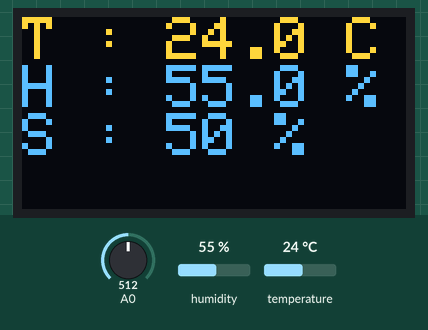
This sketch was run on a simulated ESP8266 (NodeMCU). On the bench: 128×64 one-colour display. Inputs (shaded band) come from the test bench; at power-on: humidity 55 %, A0 = 512, temperature 24 °C. The OLED is the two-colour kind (top 16 rows yellow); WiFi joins after 1.5 s; servers stay silent unless stated; uploads are accepted with an empty reply; what the sketch prints to the serial monitor is not drawn.

Above: at 5.6 s.
5.7 s: humidity set to 22 %
At 11.1 s:
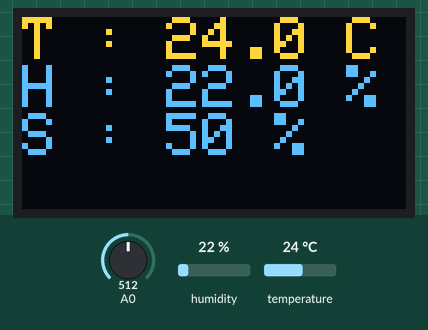
11.5 s: A0 set to 716
At 16.1 s:
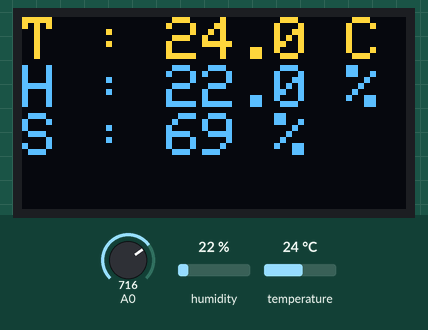
16.5 s: temperature set to 12 °C
At 21.1 s:
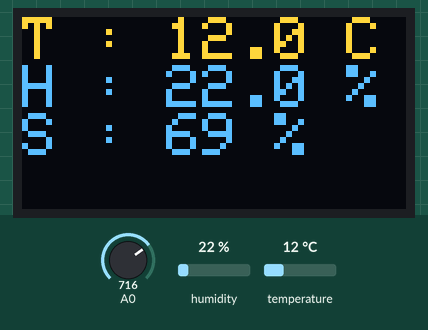
21.5 s: A0 set to 900
At 26.1 s:
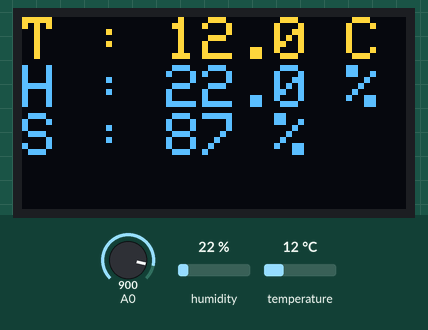
26.5 s: humidity set to 40 %
At 31.1 s:
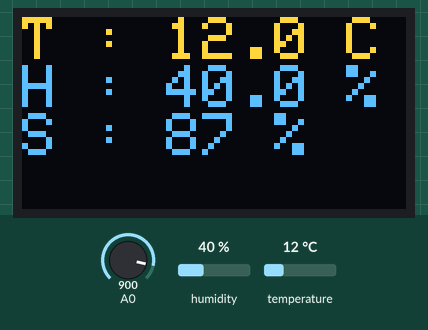
31.5 s: A0 set to 1023
At 36.1 s:
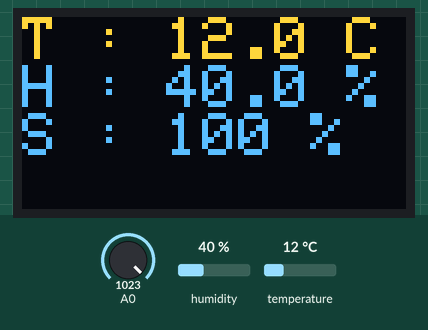
Timing chart, 0 to 37.5 s (numbered marks = the images above; inputs shaded):
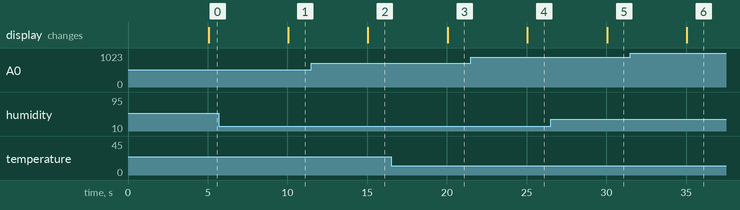

The sketch:

DHT.ino
```cpp
/*
 REQUIRES the following Arduino libraries:
 - DHT Sensor Library ติดตึั้งจาก library manager
 - Adafruit Unified Sensor Lib ติดตึั้งจาก library manager
 - Adafruit_SSD1306 ติดตึั้งจาก library manager
 - Blynk  ติดตึั้งจาก library manager


Blynk virtual pin
V0 - temp
V1 - humid
V2 - smoke

การต่อวงจร
DHT22 -> ESP8266
  +  ->  3v
  -  ->  gnd
data ->  D7

oled -> ESP8266
SCK ->  D1
SCL ->  D2
VCC ->  3V
GND ->  GND

mq2 ->  ESP8266
A0  ->  A0
VCC ->  3v
GND ->  GND

*/
#define BLYNK_PRINT Serial

/* Fill in information from Blynk Device Info here */
#define BLYNK_TEMPLATE_ID "TMPL6PgBGBfDj"
#define BLYNK_TEMPLATE_NAME "DHT"
#define BLYNK_AUTH_TOKEN "Ri68VcXPAOPX-EGSj42IszrWZQPBOgxd"

#include <ESP8266WiFi.h>
#include <BlynkSimpleEsp8266.h>
#include "DHT.h"
#include <Wire.h>
#include <Adafruit_GFX.h>
#include <Adafruit_SSD1306.h>
#include <TridentTD_LineNotify.h>
#include <ESP8266HTTPClient.h>
#include <WiFiClientSecureBearSSL.h>

// ตั้งค่า
char ssid[] = "G6PD_2.4G";
char pass[] = "570610193";
#define LINE_TOKEN "7m68381D2LS8ByeflY4rVEf9pPEXMXllsuFRNGBTFfG"
String GSHEET_API = "https://script.google.com/macros/s/AKfycbwnw55UmfUBB3M9ZTPWwmPjoZ1dQ_glG11TgRI94RA980hmTni7dAbR6R782pO46AxS/exec";

// ตั้งค่าแจ้งเตือนเมื่อมีค่ามากกว่า
#define TEMP_H 35
#define HUMID_H 80
#define SMOKE_H 50

#define SCREEN_WIDTH 128  // OLED display width, in pixels
#define SCREEN_HEIGHT 64  // OLED display height, in pixels

#define OLED_RESET -1  // Reset pin # (or -1 if sharing Arduino reset pin)
#define SCREEN_ADDRESS 0x3C
Adafruit_SSD1306 display(SCREEN_WIDTH, SCREEN_HEIGHT, &Wire, OLED_RESET);

#define DHTPIN D7

#define DHTTYPE DHT11  // DHT 11
// #define DHTTYPE DHT22   // DHT 22  (AM2302), AM2321

DHT dht(DHTPIN, DHTTYPE);

unsigned long previousMillis = 0;
bool tempNotiState, humidNotiState, smokeNotiState;

void setup() {

  Serial.begin(115200);

  display.begin(SSD1306_SWITCHCAPVCC, SCREEN_ADDRESS);
  display.clearDisplay();
  display.setTextSize(2);               // Normal 1:1 pixel scale
  display.setTextColor(SSD1306_WHITE);  // Draw white text
  display.setCursor(0, 0);              // Start at top-left corner
  display.println(F("DHT sensor"));
  display.display();

  dht.begin();

  Blynk.begin(BLYNK_AUTH_TOKEN, ssid, pass);

  // กำหนด Line Token
  LINE.setToken(LINE_TOKEN);
}

void loop() {
  Blynk.run();

  unsigned long currentMillis = millis();
  if (currentMillis - previousMillis >= 5000) {
    previousMillis = currentMillis;

    float h = dht.readHumidity();
    float t = dht.readTemperature();
    int smoke = analogRead(A0);
    smoke = smoke * 100 / 1023;

    display.clearDisplay();
    display.setTextSize(2);               // Normal 1:1 pixel scale
    display.setTextColor(SSD1306_WHITE);  // Draw white text
    display.setCursor(0, 0);              // Start at top-left corner
    // display.println(F("DHT sensor"));
    // display.setTextSize(1);
    // display.setCursor(0, 25);
    display.println("T : " + String(t, 1) + " C");
    display.println("H : " + String(h, 1) + " %");
    display.println("S : " + String(smoke) + " %");
    display.display();

    Serial.print(F("Humidity: "));
    Serial.print(h);
    Serial.print(F("%  Temperature: "));
    Serial.print(t);
    Serial.print(F("°C  Smoke: "));
    Serial.print(smoke);
    Serial.println(F("%"));

    Blynk.virtualWrite(V0, t);
    Blynk.virtualWrite(V1, h);
    Blynk.virtualWrite(V2, smoke);

    // แจ้งเตือนอุณหภูมิผ่านไลน์
    if (t >= TEMP_H) {
      if (!tempNotiState) {
        LINE.notify("อุณหภูมิเกินกำหนด อุณหภูมิขณะนี้ " + String(t) + " C");
        tempNotiState = 1;
        Blynk.setProperty(V0, "color", "red");
      }
    } else if (tempNotiState) {
      tempNotiState = 0;
      Blynk.setProperty(V0, "color", "#252757");
    }

    // แจ้งเตือนความชื้นผ่านไลน์
    if (h >= HUMID_H) {
      if (!humidNotiState) {
        LINE.notify("ความชื้นเกินกำหนด ความชื้นขณะนี้ " + String(h) + " %");
        humidNotiState = 1;
        Blynk.setProperty(V1, "color", "red");
      }
    } else if (humidNotiState) {
      humidNotiState = 0;
      Blynk.setProperty(V1, "color", "#252757");
    }

    // แจ้งเตือนควันผ่านไลน์
    if (smoke >= SMOKE_H) {
      if (!smokeNotiState) {
        LINE.notify("ควันเกินกำหนด ควันขณะนี้ " + String(smoke) + " %");
        smokeNotiState = 1;
        Blynk.setProperty(V2, "color", "red");
      }
    } else if (smokeNotiState) {
      smokeNotiState = 0;
      Blynk.setProperty(V2, "color", "#252757");
    }

    sentToSheet(t, h, smoke);
  }
}


void sentToSheet(float t, float h, int smoke) {

  if (WiFi.status() != WL_CONNECTED) {
    return;
  }

  std::unique_ptr<BearSSL::WiFiClientSecure> client(new BearSSL::WiFiClientSecure);

  client->setInsecure();

  HTTPClient https;

  String url = GSHEET_API;
  url += "?temperature=";
  url += String(t, 1);
  url += "&humidity=";
  url += String(h, 1);
  url += "&smoke=";
  url += String(smoke);

  Serial.print("[HTTPS] begin...\n");
  if (https.begin(*client, url)) {  // HTTPS

    Serial.print("[HTTPS] GET...\n");
    // start connection and send HTTP header
    int httpCode = https.GET();

    // httpCode will be negative on error
    if (httpCode > 0) {
      // HTTP header has been send and Server response header has been handled
      Serial.printf("[HTTPS] GET... code: %d\n", httpCode);

      // file found at server
      if (httpCode == HTTP_CODE_OK || httpCode == HTTP_CODE_MOVED_PERMANENTLY) {
        String payload = https.getString();
        Serial.println(payload);
      }
    } else {
      Serial.printf("[HTTPS] GET... failed, error: %s\n", https.errorToString(httpCode).c_str());
    }

    https.end();
  } else {
    Serial.printf("[HTTPS] Unable to connect\n");
  }
}
```

Measured:
- after the input at 5.7 s, the display: changes after 4.3 s (image 1)
- after the input at 11.5 s, the display: changes after 3.5 s (image 2)
- after the input at 16.5 s, the display: changes after 3.5 s (image 3)
- after the input at 21.5 s, the display: changes after 3.6 s (image 4)
- after the input at 26.5 s, the display: changes after 3.6 s (image 5)
- after the input at 31.5 s, the display: changes after 3.6 s (image 6)
